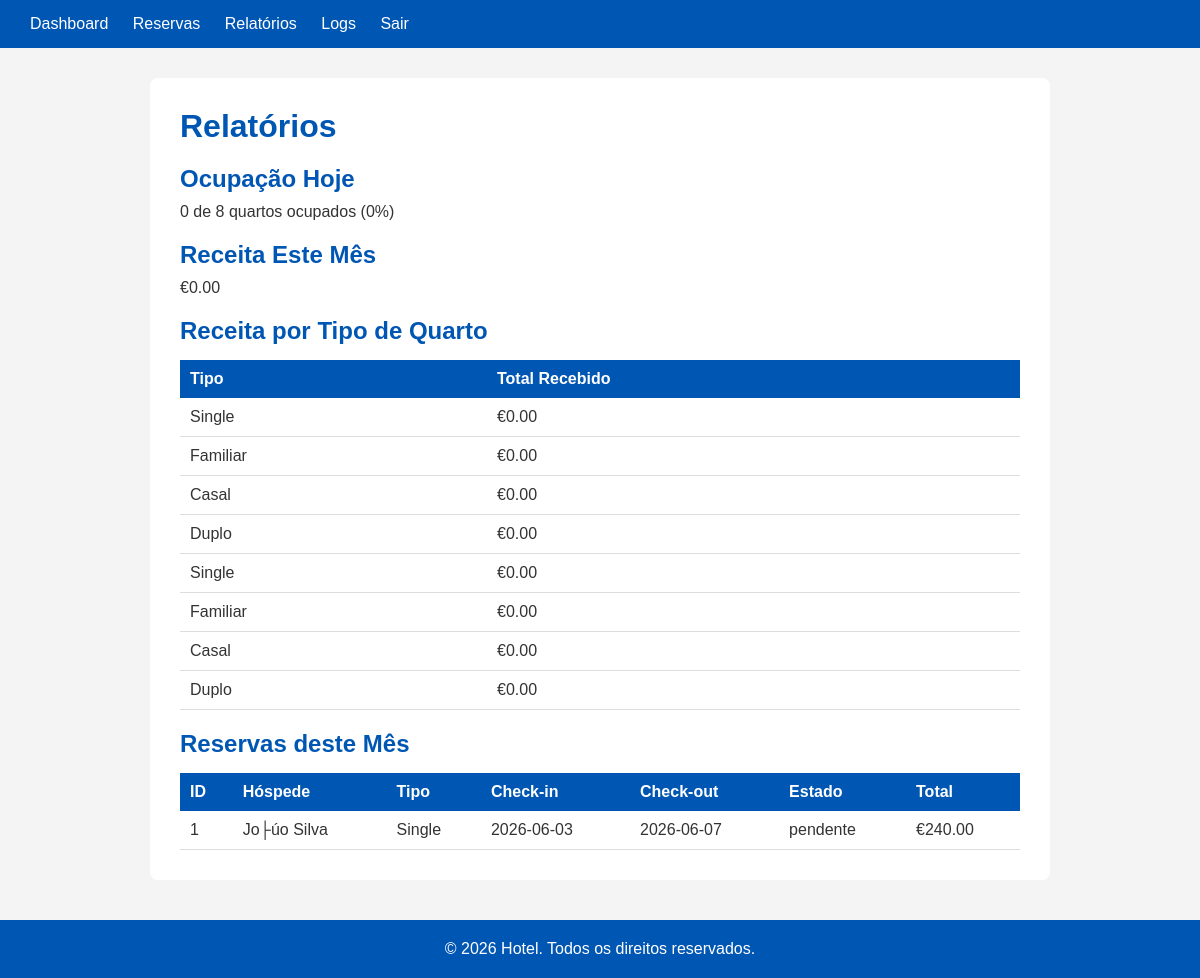
The page /admin/relatorios.php (signed in) on the database as committed earlier.
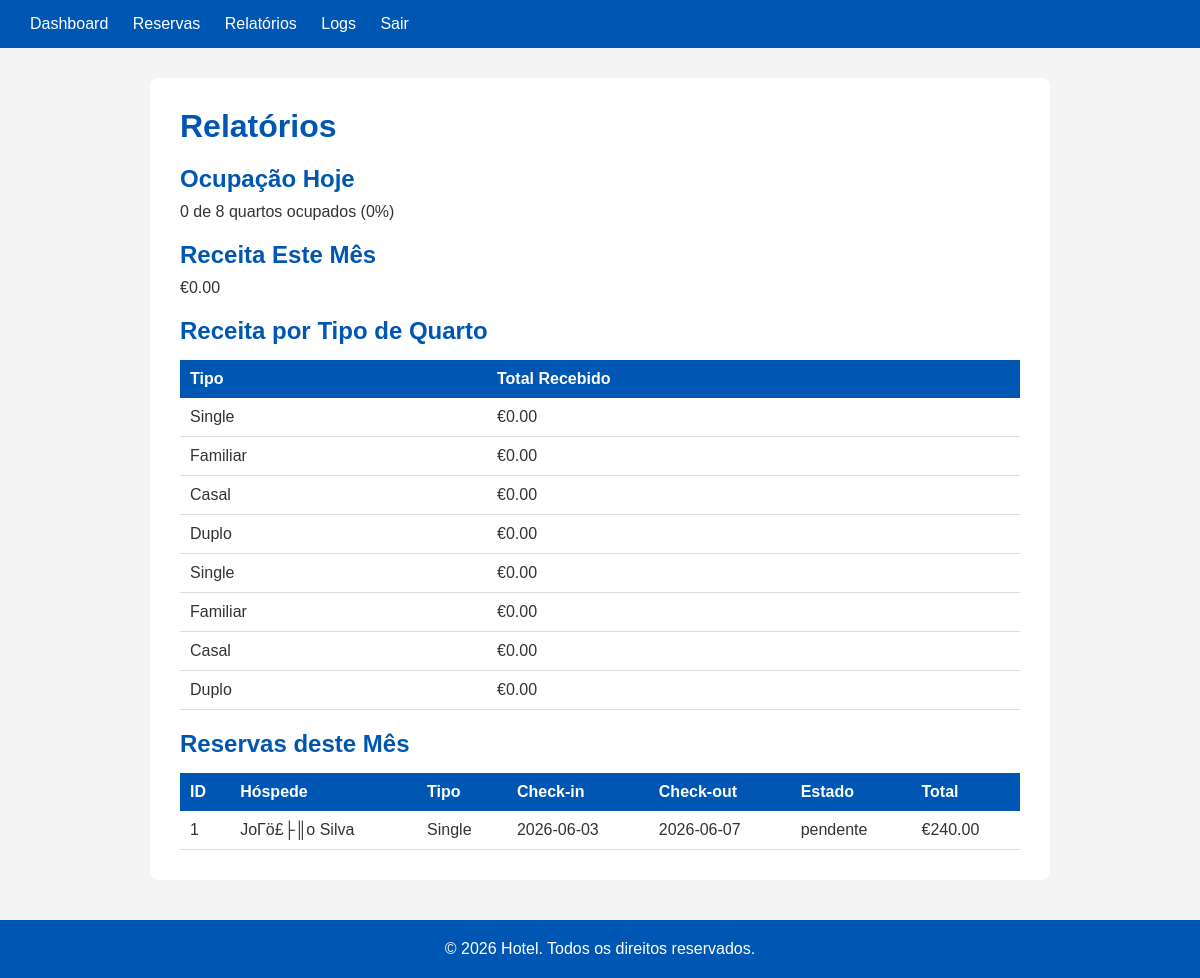
The same page on the database as committed later.
### tables this page shows
CREATE TABLE `reservas` (
  `id` int(11) NOT NULL AUTO_INCREMENT,
  `hospede_id` int(11) NOT NULL,
  `tipo_quarto_id` int(11) NOT NULL,
  `quarto_id` int(11) DEFAULT NULL,
  `data_inicio` date NOT NULL,
  `data_fim` date NOT NULL,
  `num_hospedes` int(11) NOT NULL DEFAULT 1,
  `pequeno_almoco` tinyint(1) NOT NULL DEFAULT 0,
  `nif_faturacao` varchar(9) DEFAULT NULL,
  `estado` enum('pendente','ativa','cancelada','concluida') NOT NULL DEFAULT 'pendente',
  `checkin_feito` tinyint(1) NOT NULL DEFAULT 0,
  `checkout_feito` tinyint(1) NOT NULL DEFAULT 0,
  `total_estimado` decimal(10,2) NOT NULL DEFAULT 0.00,
  `criado_em` datetime NOT NULL DEFAULT current_timestamp(),
  PRIMARY KEY (`id`),
  KEY `hospede_id` (`hospede_id`),
  KEY `tipo_quarto_id` (`tipo_quarto_id`),
  KEY `quarto_id` (`quarto_id`),
  CONSTRAINT `reservas_ibfk_1` FOREIGN KEY (`hospede_id`) REFERENCES `hospedes` (`id`),
  CONSTRAINT `reservas_ibfk_2` FOREIGN KEY (`tipo_quarto_id`) REFERENCES `tipos_quarto` (`id`),
  CONSTRAINT `reservas_ibfk_3` FOREIGN KEY (`quarto_id`) REFERENCES `quartos` (`id`)
);

CREATE TABLE `hospedes` (
  `id` int(11) NOT NULL AUTO_INCREMENT,
  `utilizador_id` int(11) NOT NULL,
  `nome_completo` varchar(100) NOT NULL,
  `doc_tipo` enum('CartΓö£├║o de CidadΓö£├║o','Passaporte','Outro') NOT NULL,
  `doc_numero` varchar(50) NOT NULL,
  `nif` varchar(9) DEFAULT NULL,
  `telefone` varchar(20) DEFAULT NULL,
  `estado` enum('ativo','inativo') NOT NULL DEFAULT 'ativo',
  PRIMARY KEY (`id`),
  KEY `utilizador_id` (`utilizador_id`),
  CONSTRAINT `hospedes_ibfk_1` FOREIGN KEY (`utilizador_id`) REFERENCES `utilizadores` (`id`)
);

CREATE TABLE `tipos_quarto` (
  `id` int(11) NOT NULL AUTO_INCREMENT,
  `nome` varchar(80) NOT NULL,
  `capacidade_base` int(11) NOT NULL,
  `capacidade_maxima` int(11) NOT NULL,
  `preco_diaria` decimal(8,2) NOT NULL,
  `preco_hospede_extra` decimal(8,2) NOT NULL DEFAULT 0.00,
  `preco_pequeno_almoco` decimal(8,2) NOT NULL DEFAULT 0.00,
  `descricao` text DEFAULT NULL,
  `ativo` tinyint(1) NOT NULL DEFAULT 1,
  PRIMARY KEY (`id`)
);

### includes/helpers.php (called while the page is built, shortened)
<?php
 function h($texto) {
     return htmlspecialchars($texto, ENT_QUOTES, 'UTF-8');
 }
 ?>

### admin/relatorios.php (the view, shortened to what this page needs)
<?php
 require_once '../includes/db.php';
 require_once '../includes/helpers.php';
 $mes_inicio = date('Y-m-01');
 $mes_fim = date('Y-m-t');
 $ocupados = mysqli_fetch_assoc(mysqli_query($conn,
     "SELECT COUNT(*) AS total FROM quartos WHERE estado = 'ocupado'"
 ))['total'];
 $total_quartos = mysqli_fetch_assoc(mysqli_query($conn,
     "SELECT COUNT(*) AS total FROM quartos"
 ))['total'];
 $pct = $total_quartos > 0 ? round(($ocupados / $total_quartos) * 100) : 0;
 $receita_mes = mysqli_fetch_assoc(mysqli_query($conn,
     "SELECT IFNULL(SUM(montante), 0) AS total FROM pagamentos
      WHERE data BETWEEN '$mes_inicio' AND '$mes_fim 23:59:59'"
 ))['total'];
 $receita_tipo = mysqli_query($conn,
     "SELECT tq.nome, IFNULL(SUM(p.montante), 0) AS total
      FROM tipos_quarto tq
      LEFT JOIN reservas r ON r.tipo_quarto_id = tq.id
      LEFT JOIN pagamentos p ON p.reserva_id = r.id
      GROUP BY tq.id, tq.nome
      ORDER BY total DESC");
 $reservas_mes = mysqli_query($conn,
     "SELECT r.id, h.nome_completo, tq.nome AS tipo,
             r.data_inicio, r.data_fim, r.estado, r.total_estimado
      FROM reservas r
      JOIN hospedes h ON r.hospede_id = h.id
      JOIN tipos_quarto tq ON r.tipo_quarto_id = tq.id
      WHERE r.data_inicio BETWEEN '$mes_inicio' AND '$mes_fim'
      ORDER BY r.data_inicio");
 ?>
 <!DOCTYPE html>
 <html lang="pt">
 <head>
     <link rel="stylesheet" href="../includes/style.css">
 </head>
 <body>
     <header>
         <a href="index.php">Dashboard</a>
         <a href="reservas.php">Reservas</a>
         <a href="relatorios.php">Relatórios</a>
         <a href="logs.php">Logs</a>
         <a href="../auth/logout.php">Sair</a>
     </header>
     <main>
         <h1>Relatórios</h1>
         <h2>Ocupação Hoje</h2>
         <p><?= $ocupados ?> de <?= $total_quartos ?> quartos ocupados (<?= $pct ?>%)</p>
         <h2>Receita Este Mês</h2>
         <p>€<?= number_format($receita_mes, 2) ?></p>
         <h2>Receita por Tipo de Quarto</h2>
         <table>
             <tr>
                 <th>Tipo</th>
                 <th>Total Recebido</th>
             </tr>
             <?php while ($rt = mysqli_fetch_assoc($receita_tipo)): ?>
             <tr>
                 <td><?= h($rt['nome']) ?></td>
                 <td>€<?= number_format($rt['total'], 2) ?></td>
             </tr>
             <?php endwhile; ?>
         </table>
         <h2>Reservas deste Mês</h2>
         <table>
             <tr>
                 <th>ID</th>
                 <th>Hóspede</th>
                 <th>Tipo</th>
                 <th>Check-in</th>
                 <th>Check-out</th>
                 <th>Estado</th>
                 <th>Total</th>
             </tr>
             <?php while ($r = mysqli_fetch_assoc($reservas_mes)): ?>
             <tr>
                 <td><?= $r['id'] ?></td>
                 <td><?= h($r['nome_completo']) ?></td>
                 <td><?= h($r['tipo']) ?></td>
                 <td><?= h($r['data_inicio']) ?></td>
                 <td><?= h($r['data_fim']) ?></td>
                 <td><?= h($r['estado']) ?></td>
                 <td>€<?= number_format($r['total_estimado'], 2) ?></td>
             </tr>
             <?php endwhile; ?>
         </table>
     </main>
     <footer>
         <p>&copy; 2026 Hotel. Todos os direitos reservados.</p>
     </footer>
 </body>
 </html>

Rows that differ between the two databases and show on the page:
changed through a linked row, reservas "pendente": hospede.nome_completo "Jo├úo Silva" → "JoΓö£├║o Silva"
